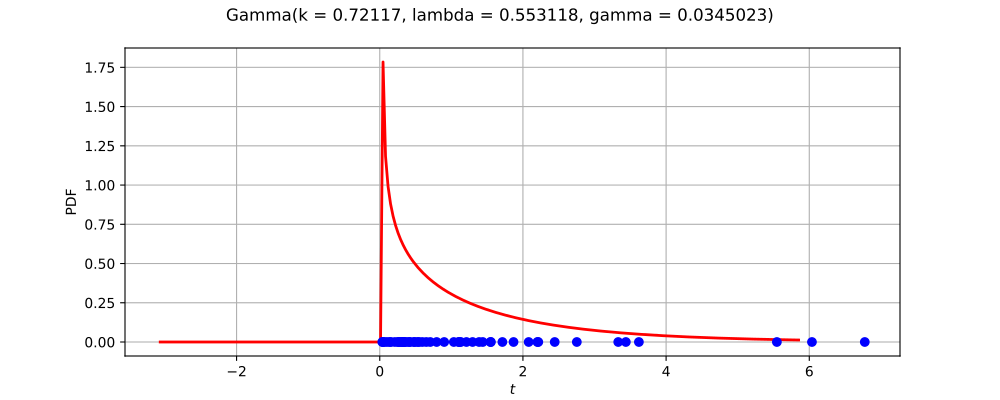

Generate this figure with Python:
import openturns as ot
from matplotlib import pyplot as plt
from openturns.viewer import View
ot.RandomGenerator.SetSeed(0)
factory = ot.GammaFactory()
ref = factory.build()
dimension = ref.getDimension()
if dimension <= 2:
    sample = ref.getSample(50)
    distribution = factory.build(sample)
    if dimension == 1:
        distribution.setDescription(['$t$'])
        pdf_graph = distribution.drawPDF(256)
        cloud = ot.Cloud(sample, ot.Sample(sample.getSize(), 1))
        cloud.setColor('blue')
        cloud.setPointStyle('fcircle')
        pdf_graph.add(cloud)
        fig = plt.figure(figsize=(10, 4))
        plt.suptitle(str(distribution))
        pdf_axis = fig.add_subplot(111)
        View(pdf_graph, figure=fig, axes=[pdf_axis], add_legend=False)
    else:
        sample = ref.getSample(500)
        distribution.setDescription(['$t_0$', '$t_1$'])
        pdf_graph = distribution.drawPDF([256]*2)
        cloud = ot.Cloud(sample)
        cloud.setColor('red')
        cloud.setPointStyle('fcircle')
        pdf_graph.add(cloud)
        fig = plt.figure(figsize=(10, 4))
        plt.suptitle(str(distribution))
        pdf_axis = fig.add_subplot(111)
        View(pdf_graph, figure=fig, axes=[pdf_axis], add_legend=False, square_axes=True)
